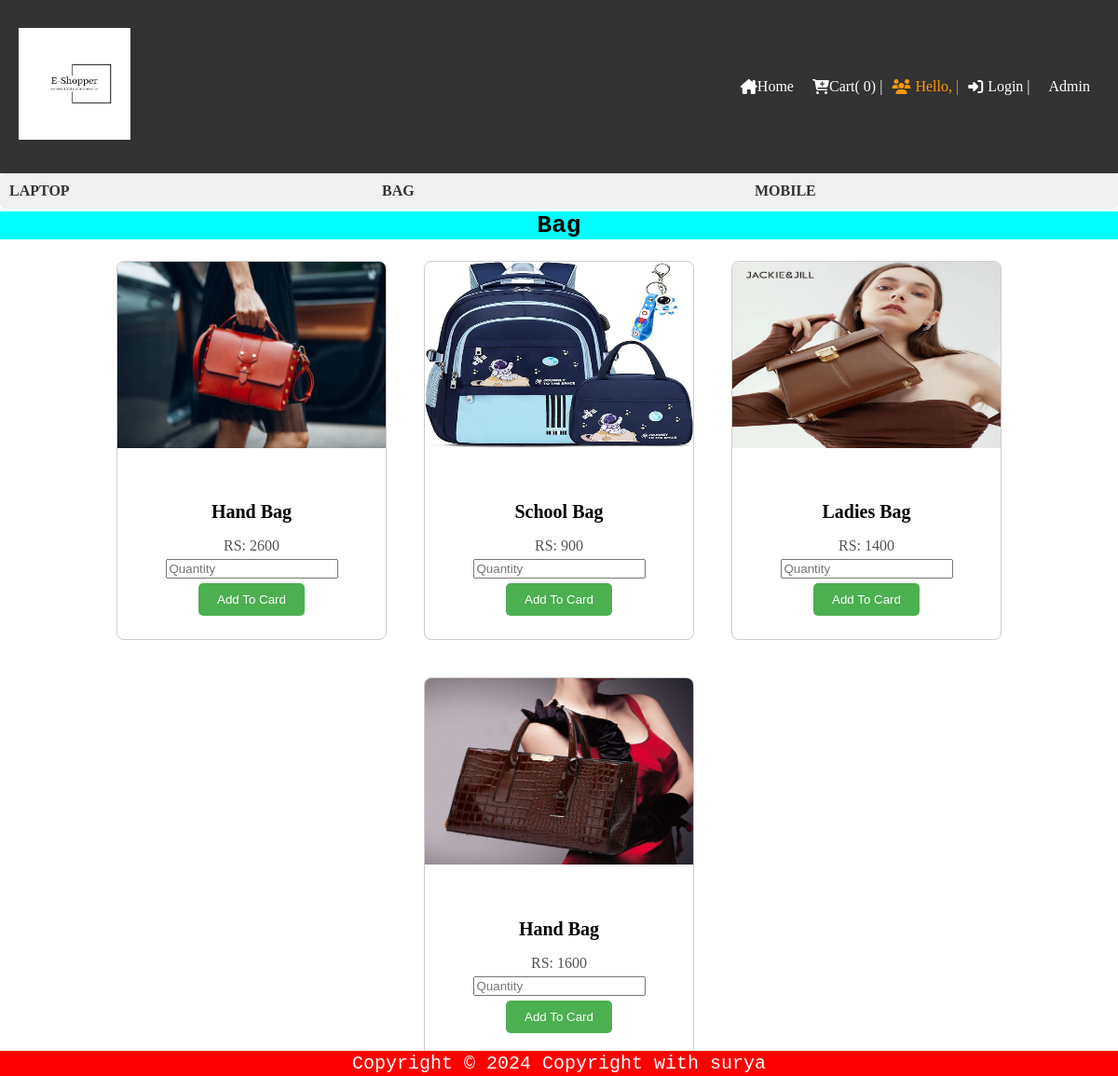
Page /User/Bag.php on the committed database.
### tables this page shows
CREATE TABLE `tblproduct` (
  `id` int(11) NOT NULL,
  `PName` varchar(111) NOT NULL,
  `PPrice` varchar(111) NOT NULL,
  `PImage` varchar(211) NOT NULL,
  `PCategory` varchar(50) NOT NULL
);

### User/Bag.php (the view, shortened to what this page needs)
<!DOCTYPE html>
<html lang="en">
<head>
    <link rel="stylesheet" href="../CSS/Index_User.css">
    <?php include 'header.php'; ?>
</head>
<body>
    <h1 class="heading">Bag</h1>
    <div class="card-collection">
    <?php
    include 'Config.php';
    $Record = mysqli_query($con, "SELECT * FROM `tblproduct`");
    while ($row = mysqli_fetch_array($Record)) {
        $check_page = $row['PCategory'];
        if($check_page === 'bag'){
        echo "
<div class='card'>
<form action='Insertcart.php' method = 'POST'>
  <img src='../Admin/Product/$row[PImage]' class='card-img-top' alt='Placeholder Image'>
  <div class='card-body'>
    <h5 class='card-title'>$row[PName]</h5>
    <p class='card-text'>RS:  $row[PPrice]</p>
    <input type='hidden' name='PName' id='' value='$row[PName]'>
    <input type='hidden' name='PPrice' id='' value='$row[PPrice]'>
    <input type='number' name='PQuantity' value=' min='1' max='20'' placeholder='Quantity'>
    <input type='submit' name='addCart'value='Add To Card' class='inputsubmitbutton'>
  </div>
</form>
</div>
";
        }
    }
    ?>
    </div>
    <?php
include 'footer.php';
?>
</body>
</html>

### User/header.php (shortened to what this page needs)
<!DOCTYPE html>
<html lang="en">
<head>
    <link rel="stylesheet" href="https://cdnjs.cloudflare.com/ajax/libs/font-awesome/6.5.1/css/all.min.css"
 />
    <link rel="stylesheet" href="../CSS/header.css">
</head>
<body class="hello">
    <?php
    $count = 0;
    ?>
    <header>
        <nav class="navbar">
            <div class="container-fluid">
                <a href="" class="navbar-brand">
                    <h1><img src="../Image/Logo-black.png" alt=""></h1>
                </a>
            </div>
            <div class="nav-with">
                <a href="Index_User.php"><i class="fa-solid fa-house-chimney"></i>Home</a>
                <a href="viewCart.php"><i class="fa-solid fa-cart-plus"></i>Cart(
                    <?php echo $count ?>) |
                </a>
                <span class="warning">
                    <i class="fa-solid fa-users"></i>Hello,
                    <?php
                    if (isset($_SESSION['user'])) {
                        echo $_SESSION['user'];
                       echo" | <a href='form_user/logout.php'><i class='fa-solid fa-right-to-bracket'></i>Logout |</a> ";
                    }
                    else{
                        echo" | <a href='form_user/login.php'><i class='fa-solid fa-right-to-bracket'></i>Login |</a> ";
                    }
                    ?>
                    <a href="../Admin/mystore.php">Admin</a>
                </span>
            </div>
        </nav>
    </header>
    <main>
        <div class="bullet-remove">
            <ul class="anchor">
                <li><a href="Laptop.php">LAPTOP</a></li>
                <li><a href="Bag.php">BAG</a></li>
                <li><a href="Mobile.php">MOBILE</a></li>
            </ul>
        </div>
    </main>
</body>
</html>

### User/footer.php (shortened to what this page needs)
<!DOCTYPE html>
<html lang="en">
<head>
    <link rel="stylesheet" href="../CSS/footer.css">
</head>
<body>
    <div id="ram">
        <p id="hari">Copyright &copy 2024 Copyright with surya</p>
    </div>
</body>
</html>

### CSS/Index_User.css (style rules this page uses)
.card-collection { display: flex; flex-wrap: wrap; justify-content: center; }
.card { width: 18rem; border: 1px solid #ccc; border-radius: 8px; overflow: hidden; margin: 20px; }
.card-img-top { width: 100%; height: 200px; }
.card-body { padding: 20px; text-align: center; }
.card-title { font-size: 1.25rem; margin-bottom: 10px; font-size: bold; }
.card-text { font-size: 1rem; color: #555; margin-bottom: 5px; }
.heading { margin: 0; padding: 0; font-family: monospace; margin-top: 3px; margin-bottom: 3px; text-align: center; background-color: aqua; }
.inputsubmitbutton { background-color: #4CAF50; color: white; padding: 10px 20px; border: none; border-radius: 5px; cursor: pointer; transition: background-color 0.3s; margin: 5px; }

### CSS/header.css (style rules this page uses)
body { padding: 0; margin: 0; }
.navbar { background-color: #333; overflow: hidden; display: flex; align-items: center; justify-content: space-between; padding: 10px 20px; }
.navbar-brand img { width: 120px; height: auto; }
.nav-with { display: flex; align-items: center; }
.nav-with a { color: white; text-decoration: none; margin: 0 10px; display: flex; align-items: center; }
.warning { color: #ff9800; margin-left: auto; }
.warning { color: #ff9800; display: flex; align-items: center; }
.warning i { margin-right: 5px; }
.bullet-remove { padding: 0; margin: 0; }
.anchor { list-style-type: none; padding: 0; margin: 0; display: flex; background-color: #f0f0f0; border-radius: 5px; overflow: hidden; }
.anchor li { flex: 1; }
.anchor li a { display: block; text-decoration: none; color: #333; font-weight: bold; font-size: 16px; padding: 10px; transition: background-color 0.3s ease; }

### CSS/footer.css (style rules this page uses)
#ram { margin: 0px; font-size: 20px; font-family: monospace; text-align: center; }
#hari { position: fixed; bottom: 0; width: 100%; color: white; background-color: red; padding-top: 2px; padding-bottom: 2px; margin-bottom: 0; }

### rows in the picture
tblproduct: PImage (picture), PName "Hand Bag", PPrice "2600"
tblproduct: PImage (picture), PName "School Bag", PPrice "900"
tblproduct: PImage (picture), PName "Ladies Bag", PPrice "1400"
tblproduct: PImage (picture), PName "Hand Bag", PPrice "1600"

### other values in the picture
$count "0"
